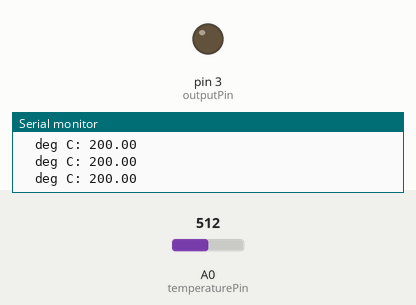
Bench run of a sketch on a simulated Arduino Uno, built with avr-gcc and run on an emulated ATmega328P. Parts: output pins drawn as LEDs (lit = HIGH), the last lines printed to the serial monitor. Inputs (shaded band) come from the test bench; at power-on: A0 (temperaturePin) = 512.

Above: at 1.2 s.
1.3 s: A0 (temperaturePin) set to 170
2.8 s: A0 (temperaturePin) set to 146
At 3.9 s:
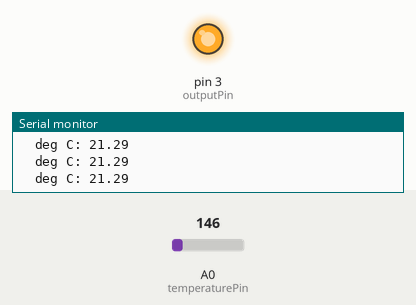
4.3 s: A0 (temperaturePin) set to 306
At 5.3 s:
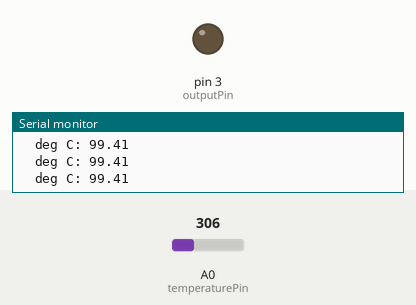
5.8 s: A0 (temperaturePin) set to 122
At 6.9 s:
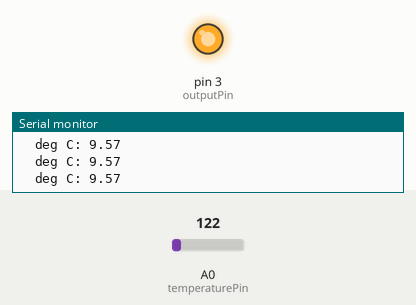
Timing chart, 0 to 8.3 s (numbered marks = the images above; inputs shaded):
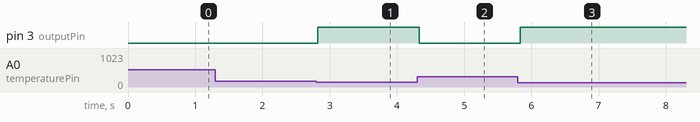

The sketch:

peltier_element.ino
```cpp
const int outputPin = 3;
const int temperaturePin = A0;


void setup() {
  Serial.begin(9600);
  pinMode(outputPin, OUTPUT);


}

void loop() {
  float voltage, degreesC;
  boolean switcher;

  voltage = getVoltage(temperaturePin);
  degreesC = (voltage - 0.5) * 100.0;
  Serial.print("  deg C: ");
  Serial.println(degreesC);

  if (degreesC > 31){
    digitalWrite(outputPin, LOW);
  }
  if (degreesC < 29){
    digitalWrite(outputPin, HIGH);
  }

  delay(100);

}

float getVoltage(int pin)
{
  return (analogRead(pin) * 0.004882814);
}
```

Measured:
- the behaviour switches between 162 and 161 on A0 (temperaturePin) (found by bisection; images 0 and 1)
- after the input at 2.8 s, pin 3 (outputPin): LOW → HIGH at once
- after the input at 4.3 s, pin 3 (outputPin): HIGH → LOW at once
- after the input at 5.8 s, pin 3 (outputPin): LOW → HIGH at once
